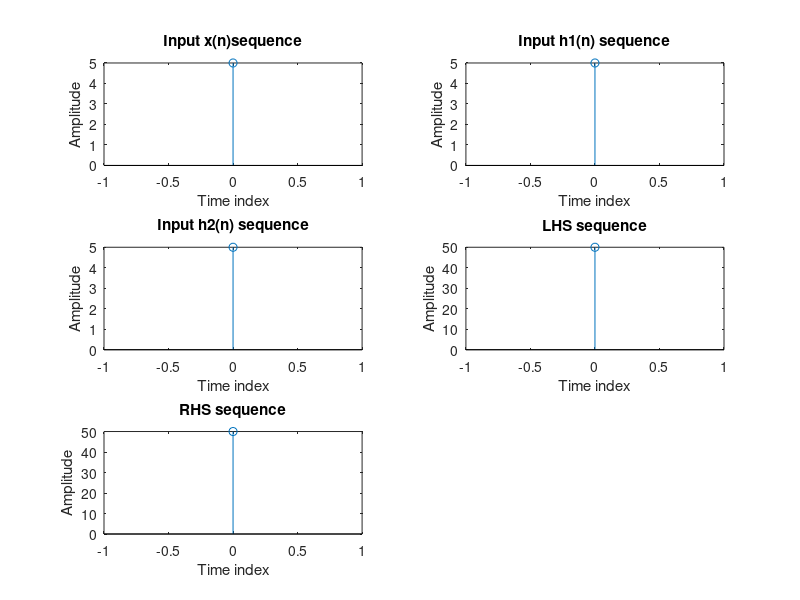

MATLAB code for this plot:
clc;
clear all;
close all;
xn=input('Enter the x(n) sequence');
h1=input('Enter the h1(n) sequence');
h2=input('Enter the h2(n) sequence');
y1=h1+h2;
LHS=conv(xn,y1);
disp('LHS=');
disp(LHS);
y2=conv(xn,h1);
y3=conv(xn,h2);
RHS=y2+y3;
disp('RHS=');
disp(RHS);
L=length(xn);
n=0:1:L-1;
subplot(3,2,1);
stem(n,xn);
xlabel('Time index');
ylabel('Amplitude');
title('Input x(n)sequence');
M=length(h1);
n1=0:1:M-1;
subplot(3,2,2);
stem(n1,h1);
xlabel('Time index');
ylabel('Amplitude');
title('Input h1(n) sequence');
P=length(h2);
n2=0:1:P-1;
subplot(3,2,3);
stem(n2,h2);
xlabel('Time index');
ylabel('Amplitude');
title('Input h2(n) sequence');
Q=length(LHS);
n3=0:1:Q-1;
subplot(3,2,4);
stem(n3,LHS);
xlabel('Time index');
ylabel('Amplitude');
title('LHS sequence');
R=length(RHS);
n4=0:1:R-1;
subplot(3,2,5);
stem(n4,RHS);
xlabel('Time index');
ylabel('Amplitude');
title('RHS sequence');
